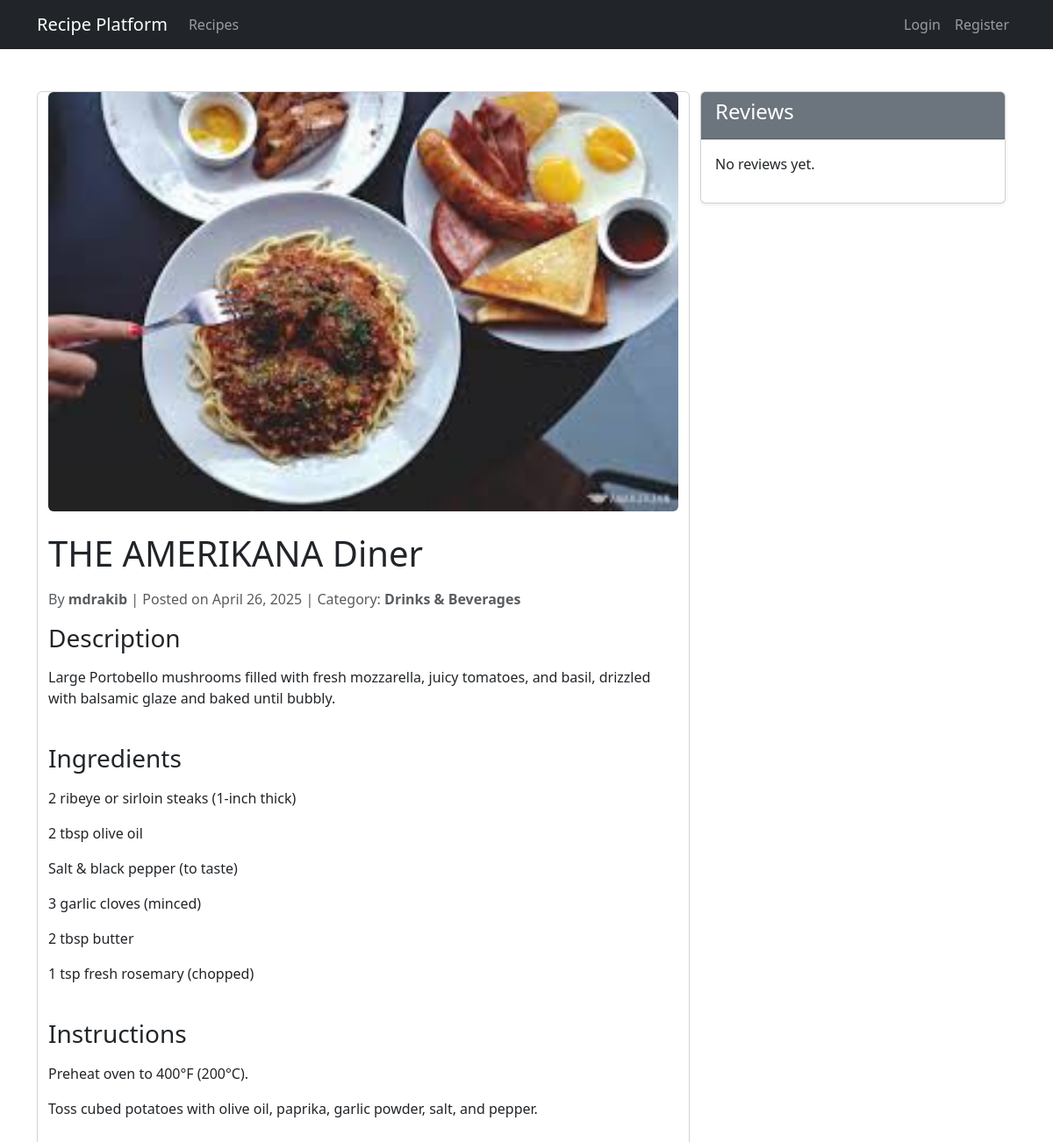
/recipe/4/, run on the app's committed database.
### recipes/models.py (models this page shows, shortened)
class Recipe(models.Model):
    title = models.CharField(max_length=200)
    description = models.TextField()
    ingredients = models.TextField()
    instructions = models.TextField()
    cooking_time = models.PositiveIntegerField(help_text="In minutes")
    image = models.ImageField(upload_to='recipes/', blank=True)
    created_at = models.DateTimeField(auto_now_add=True)
    updated_at = models.DateTimeField(auto_now=True)
    author = models.ForeignKey(User, on_delete=models.CASCADE)
    category = models.ForeignKey(Category, on_delete=models.CASCADE, related_name='recipes')
    is_published = models.BooleanField(default=False)

class Category(models.Model):
    name = models.CharField(max_length=100, unique=True)
    description = models.TextField(blank=True)
    created_at = models.DateTimeField(auto_now_add=True)
    class Meta:
        verbose_name_plural = "Categories"
    def __str__(self):
        return self.name

### recipes/views.py (the view)
# urls.py: path('recipe/<int:pk>/', views.RecipeDetailView.as_view(), name='recipe-detail'),
class RecipeDetailView(DetailView):
    model = Recipe
    template_name = 'recipes/recipe_detail.html'
    context_object_name = 'recipe'
    def get_context_data(self, **kwargs):
        context = super().get_context_data(**kwargs)
        context['review_form'] = ReviewForm()
        return context

### recipes/templates/recipes/recipe_detail.html (shortened to what this page needs)
{% extends 'recipes/base.html' %}
{% load crispy_forms_tags %}
{% block content %}
<div class="container mt-5">
    <div class="row">
        <div class="col-md-8 card">
            {% if recipe.image %}
            <img src="{{ recipe.image.url }}" class="img-fluid rounded mb-4" alt="{{ recipe.title }}">
            {% endif %}
            <h1 class="mb-3">{{ recipe.title }}</h1>
            <p class="text-muted">
                By <strong>{{ recipe.author }}</strong> |
                Posted on {{ recipe.created_at|date:"F d, Y" }} |
                Category: <strong>{{ recipe.category }}</strong>
            </p>
            <div class="recipe-description mb-4">
                <h3>Description</h3>
                <p>{{ recipe.description|linebreaks }}</p>
            </div>
            <div class="ingredients mb-4">
                <h3>Ingredients</h3>
                <p>{{ recipe.ingredients|linebreaks }}</p>
            </div>
            <div class="instructions mb-4">
                <h3>Instructions</h3>
                <p>{{ recipe.instructions|linebreaks }}</p>
            </div>
        </div>
        <div class="col-md-4">
            <div class="card shadow-sm">
                <div class="card-header bg-secondary text-white">
                    <h4>Reviews</h4>
                </div>
                <div class="card-body">
                    {% for review in recipe.reviews.all %}
                    <div class="card mb-3">
                        <div class="card-body">
                            <h5 class="card-title">{{ review.user.username }}</h5>
                            <h6 class="card-subtitle mb-2 text-muted">Rating: {{ review.rating }}/5</h6>
                            <p class="card-text">{{ review.comment }}</p>
                            <small class="text-muted">{{ review.created_at|date:"F d, Y" }}</small>
                            {% if user == review.user %}
                            <div class="mt-3">
                                <a href="{% url 'edit-review' review.id %}" class="btn btn-sm btn-warning">Edit</a>
                                <a href="{% url 'delete-review' review.id %}" class="btn btn-sm btn-danger">Delete</a>
                            </div>
                            {% endif %}
                        </div>
                    </div>
                    {% empty %}
                    <p>No reviews yet.</p>
                    {% endfor %}
                </div>
            </div>
        </div>
    </div>
</div>
{% endblock %}

### data on the page
Recipe: image (picture), title "THE AMERIKANA Diner", author "mdrakib", created_at "April 26, 2025", category "Drinks & Beverages", description "Large Portobello mushrooms filled with fresh mozzarella, juicy tomatoes, and basil, drizzled with balsamic glaze and baked until bubbly.", ingredients "2 ribeye or sirloin steaks (1-inch thick) 2 tbsp olive oil Salt & black pepper (to taste) 3 garlic cloves (minced) 2 tbsp butter 1 tsp fresh rosemary (chopped)", instructions "Preheat oven to 400°F (200°C). Toss cubed potatoes with olive oil, paprika, garlic powder, salt, and pepper."
